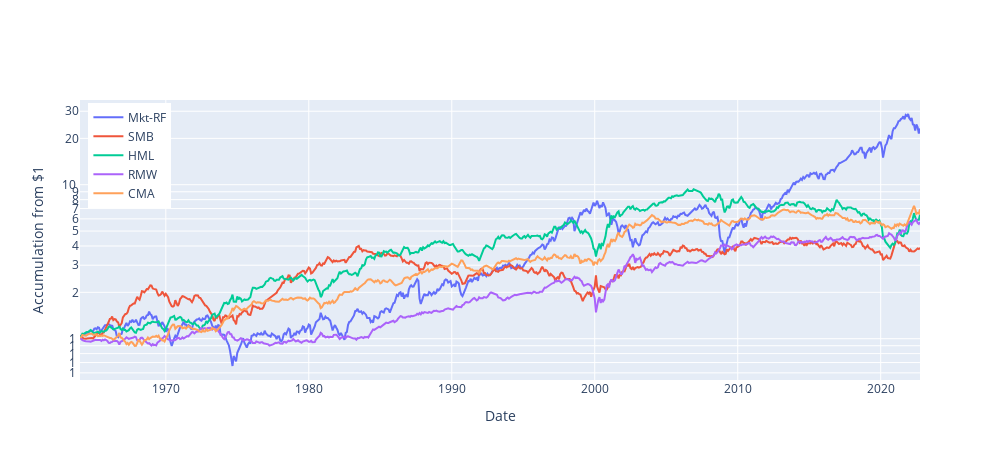

This figure's notebook cell:
### Code cell
# Plot cumulative returns
fig = go.Figure()
cum_rets.index = cum_rets.index.astype(str)
for v in vars:
    trace  = go.Scatter(x=cum_rets.index, y=cum_rets[v], mode="lines", name=v,
    hovertemplate= v + "<br>Date: %{x}<br>Accumulation: %{y:.0f}<extra></extra>")
    fig.add_trace(trace)
fig.update_layout(
    xaxis_title="Date",
    yaxis_title="Accumulation from $1",
    yaxis_tickformat=",.0f",
    width=1000,
    height=460,
    legend=dict(
        yanchor="top", 
        y=0.99, 
        xanchor="left", 
        x=0.01
    ),
    yaxis_type="log",
  )
fig.show()

### Figure 1 — Plotly figure (JSON) as saved in the notebook; plotly's stock layout.template omitted (floating-point values rounded to 4 significant figures; data arrays with more than 128 entries replaced by an {"elided": "..."} marker saying what was removed)
{"data": [{"hovertemplate": "Mkt-RF<br>Date: %{x}<br>Accumulation: %{y:.0f}<extra></extra>", "mode": "lines", "name": "Mkt-RF", "type": "scatter", "x": {"elided": "706 str values"}, "y": {"elided": "706 float values"}}, {"hovertemplate": "SMB<br>Date: %{x}<br>Accumulation: %{y:.0f}<extra></extra>", "mode": "lines", "name": "SMB", "type": "scatter", "x": {"elided": "706 str values"}, "y": {"elided": "706 float values"}}, {"hovertemplate": "HML<br>Date: %{x}<br>Accumulation: %{y:.0f}<extra></extra>", "mode": "lines", "name": "HML", "type": "scatter", "x": {"elided": "706 str values"}, "y": {"elided": "706 float values"}}, {"hovertemplate": "RMW<br>Date: %{x}<br>Accumulation: %{y:.0f}<extra></extra>", "mode": "lines", "name": "RMW", "type": "scatter", "x": {"elided": "706 str values"}, "y": {"elided": "706 float values"}}, {"hovertemplate": "CMA<br>Date: %{x}<br>Accumulation: %{y:.0f}<extra></extra>", "mode": "lines", "name": "CMA", "type": "scatter", "x": {"elided": "706 str values"}, "y": {"elided": "706 float values"}}], "layout": {"height": 460, "legend": {"x": 0.01, "xanchor": "left", "y": 0.99, "yanchor": "top"}, "width": 1000, "xaxis": {"title": {"text": "Date"}}, "yaxis": {"tickformat": ",.0f", "title": {"text": "Accumulation from $1"}, "type": "log"}}}
